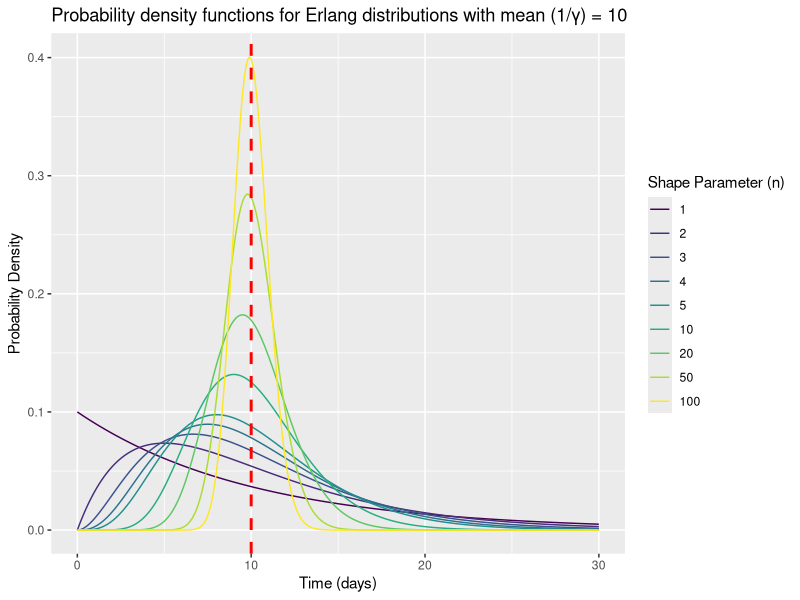

Here is the R script that generated this plot: (Note: this script raises an error after producing the figure.)
# Erlang Distribution
# Packages ####
library(viridis)
library(ggplot2)
library(deSolve)

# Exact Distribution ####
erlang <- function(x, n, γ) {
  (n*γ)^n*x^(n-1)*exp(-n*γ*x)/factorial(n-1)
}

plot_erlang <- function(x, n, γ) {
  if (length(n) > 1 & length(γ) > 1) {
    return("Only one parameter can vary at a time ☺")
  }
  df <- expand.grid(Time = x, Shape = n, Rate = γ)
  df$P <- with(df, erlang(Time, Shape, Rate))
  par_n <- max(length(n), length(γ))
  rand_col <- viridis(par_n)
  if (length(n) > length(γ)) (
    ggplot(df, aes(x=Time, y=P, color=factor(Shape))) + geom_line() +
      scale_color_manual(values = rand_col) +
      geom_vline(xintercept = 1/γ, color = "red", linetype = "dashed", linewidth = 1) +
      labs(title = paste("Probability density functions for Erlang distributions with mean (1/γ) =", 1/γ),
           x = "Time (days)",
           y = "Probability Density",
           color = "Shape Parameter (n)")
  )
  else if (length(γ) > length(n)) {
    ggplot(df, aes(x=Time, y=P, color=factor(Rate))) + geom_line() +
      scale_color_manual(values = rand_col) +
      labs(title = paste("Probability density functions for Erlang distributions with shape (n) =", n),
           x = "Time (days)",
           y = "Probability Density",
           color = "Scale Parameter (γ)")
  }
  else {
    ggplot(df, aes(x=Time, y=P)) + geom_line() +
      labs(title = paste("Probability density functions for Erlang distributions with shape (n) =", n, "and mean (1/γ) =", 1/γ),
           x = "Time (days)",
           y = "Probability Density")
  }
}

# Parameters
x <- seq(0,30, by=0.1)
n <- c(1,2,3,4,5,10,20,50,100)
γ <- 1/10
#n <- 10
#γ <- seq(0.1, 0.7, by=0.1)
#n <- 2
#γ <- 0.1
plot_erlang(x, n, γ)


newmodel <- function(t, states, params) {
  with(as.list(c(params)), {
		boxes <- length(states) - 2
		I <- states[1:boxes]
		R <- states[boxes+1]
		C <- states[boxes+2]

		dI <- -(boxes*x+μ)*I
		dI[2:boxes] <- dI[2:boxes]
	})
}

# Exact vs. Expect ####
model <- function(t, states, params) {
  with(as.list(c(states, params)), {
    dI1 <- -(10*γ + μ)*I1
    dI2 <- 10*γ*I1 - (10*γ + μ)*I2
    dI3 <- 10*γ*I2 - (10*γ + μ)*I3
    dI4 <- 10*γ*I3 - (10*γ + μ)*I4
    dI5 <- 10*γ*I4 - (10*γ + μ)*I5
    dI6 <- 10*γ*I5 - (10*γ + μ)*I6
    dI7 <- 10*γ*I6 - (10*γ + μ)*I7
    dI8 <- 10*γ*I7 - (10*γ + μ)*I8
    dI9 <- 10*γ*I8 - (10*γ + μ)*I9
    dI10 <- 10*γ*I9 - (10*γ + μ)*I10
    dR <- 10*γ*i10 - μ*R
    dC <-  10*γ*I10

    ## R_delta <- dR
    list(c(dI1, dI2, dI3, dI4, dI5, dI6, dI7, dI8, dI9, dI10, dR, dC))
  })
}

compare <- function(time, n, γ, μ, states, model) {
  df <- data.frame(Time = time)
  df$P <- erlang(df$Time, n, γ)
  soln <- ode(y = states,
              times = time, 
              func = model, 
              parms = c(γ, μ))
  df$P_est <- soln[,"R_delta"]
  ggplot(df, aes(x=Time)) +
    geom_line(aes(y = P, col = "Exact P"), linewidth = 1) +
    geom_line(aes(y = P_est, col = "Estimated P"), linewidth = 1, linetype = "twodash") +
    labs(title = paste("Probability density functions with 1/γ =", 1/γ, "and n =", n), 
         x = "Stage duration (days)",
         y = "Probability Density")
}

states <- c(I1 = 1, I2 = 0, I3 = 0, 
            I4 = 0, I5 = 0, I6 = 0,
            I7 = 0, I8 = 0, I9 = 0,
            I10 = 0, R = 0, C = 0)
time <- seq(0,30,by=0.1)
n <- 10
γ <- 0.1
μ <- 0
compare(time, n, γ, μ, states, model)
